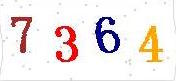
#> input picture captcha.jpeg, 176 x 81 px
$ python -i image_preprocess.py   (imports and definitions only)
#> lines starting #> are read from the running program, lines starting #| are printed output that depends on the picture; after the words box and inside, x2 and y2 are one past the last pixel; in counts of white or black regions, pixels touching at a corner belong together
#> further down, picture is the input picture: shape (81, 176, 3); mean B, G, R 230.4, 232.4, 240.1
import cv2
import numpy as np

def image_preprocess(test_image0):
	#read image
	# test_image0 = cv2.imread(image_path)

	#resize to 28*28
	test_image1 = cv2.resize(test_image0,(28,28))
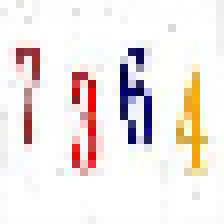
#> test_image1: shape (28, 28, 3) (shown 8 times larger); mean B, G, R 230.8, 232.7, 240.8
	#convert RGB to GRAY
	test_image2 = cv2.cvtColor(1-test_image1,cv2.COLOR_BGR2GRAY)
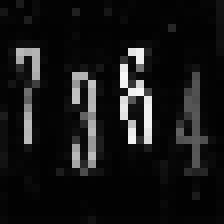
#> test_image2: shape (28, 28) (shown 8 times larger); min 2, max 249, mean 21.8
	#binaryzation
	(_,thresh) = cv2.threshold(test_image2,30,255,cv2.THRESH_BINARY)
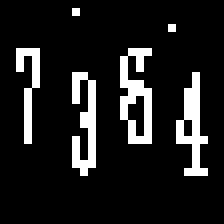
#> thresh: shape (28, 28) (shown 8 times larger); 12% white in thin lines or dots, all inside (x1, y1, x2, y2) = (2, 1, 26, 22)
	#erode and dilate to erase spots on the background
	erode = cv2.erode(thresh,None,iterations=1)
#> erode: shape (28, 28); every value is 0
	dilate = cv2.dilate(erode,None,iterations=1)
	cv2.imshow('1',dilate)
	cv2.waitKey()
	#flatten
	test_image = dilate.flatten()
#> test_image = 784 values from 0 to 0
	#adjust the shape
	test_image = np.reshape(test_image, (1,28*28))
	return test_image

>>> import cv2
>>> picture = cv2.imread('captcha.jpeg')
>>> result = image_preprocess(picture)
